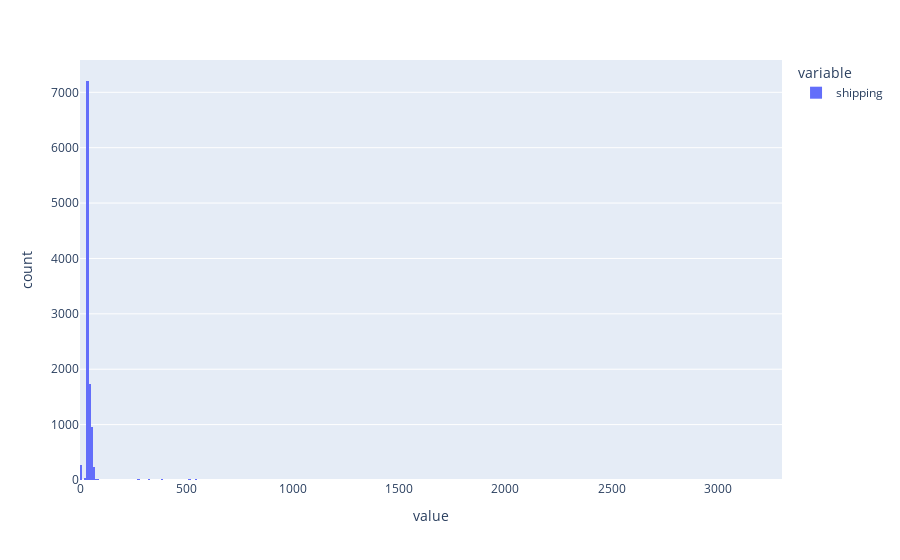
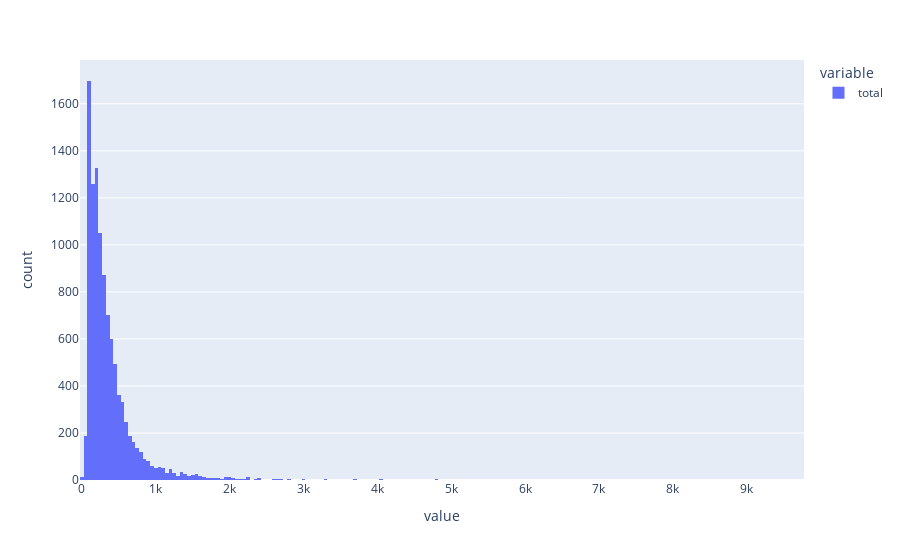
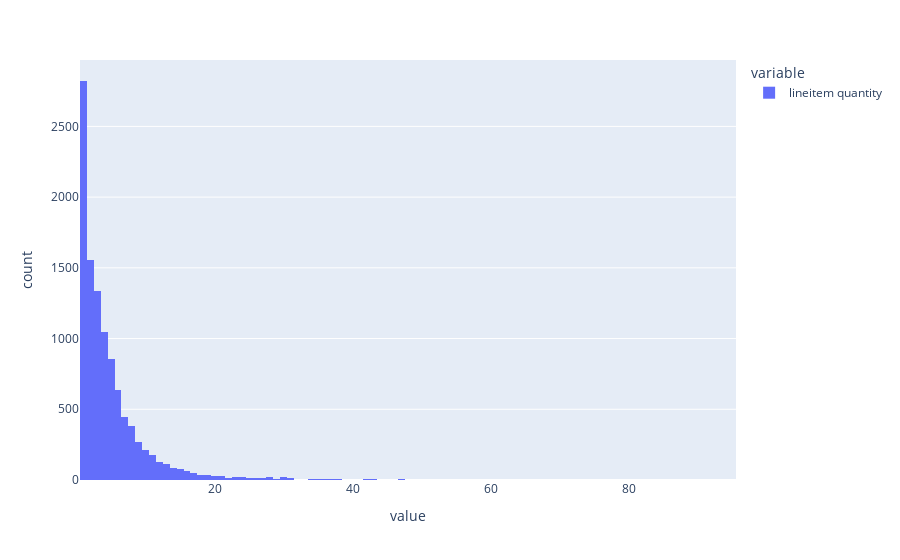

Notebook code for these charts, in order:
### Code cell
for i in num_df.columns[1:] :
    fig = px.histogram(num_df[i])
    fig.show()

### Figure 1 — Plotly figure (JSON) as saved in the notebook; plotly's stock layout.template omitted (floating-point values rounded to 4 significant figures; data arrays with more than 128 entries replaced by an {"elided": "..."} marker saying what was removed)
{"data": [{"alignmentgroup": "True", "bingroup": "x", "hovertemplate": "variable=shipping<br>value=%{x}<br>count=%{y}<extra></extra>", "legendgroup": "shipping", "marker": {"color": "#636efa", "pattern": {"shape": ""}}, "name": "shipping", "offsetgroup": "shipping", "orientation": "v", "showlegend": true, "type": "histogram", "x": {"elided": "10618 float values"}, "xaxis": "x", "yaxis": "y"}], "layout": {"barmode": "relative", "legend": {"title": {"text": "variable"}, "tracegroupgap": 0}, "margin": {"t": 60}, "xaxis": {"anchor": "y", "domain": [0, 1], "title": {"text": "value"}}, "yaxis": {"anchor": "x", "domain": [0, 1], "title": {"text": "count"}}}}

### Figure 2 — Plotly figure (JSON) as saved in the notebook; plotly's stock layout.template omitted (floating-point values rounded to 4 significant figures; data arrays with more than 128 entries replaced by an {"elided": "..."} marker saying what was removed)
{"data": [{"alignmentgroup": "True", "bingroup": "x", "hovertemplate": "variable=total<br>value=%{x}<br>count=%{y}<extra></extra>", "legendgroup": "total", "marker": {"color": "#636efa", "pattern": {"shape": ""}}, "name": "total", "offsetgroup": "total", "orientation": "v", "showlegend": true, "type": "histogram", "x": {"elided": "10618 float values"}, "xaxis": "x", "yaxis": "y"}], "layout": {"barmode": "relative", "legend": {"title": {"text": "variable"}, "tracegroupgap": 0}, "margin": {"t": 60}, "xaxis": {"anchor": "y", "domain": [0, 1], "title": {"text": "value"}}, "yaxis": {"anchor": "x", "domain": [0, 1], "title": {"text": "count"}}}}

### Figure 3 — Plotly figure (JSON) as saved in the notebook; plotly's stock layout.template omitted (floating-point values rounded to 4 significant figures; data arrays with more than 128 entries replaced by an {"elided": "..."} marker saying what was removed)
{"data": [{"alignmentgroup": "True", "bingroup": "x", "hovertemplate": "variable=lineitem quantity<br>value=%{x}<br>count=%{y}<extra></extra>", "legendgroup": "lineitem quantity", "marker": {"color": "#636efa", "pattern": {"shape": ""}}, "name": "lineitem quantity", "offsetgroup": "lineitem quantity", "orientation": "v", "showlegend": true, "type": "histogram", "x": {"elided": "10618 int values"}, "xaxis": "x", "yaxis": "y"}], "layout": {"barmode": "relative", "legend": {"title": {"text": "variable"}, "tracegroupgap": 0}, "margin": {"t": 60}, "xaxis": {"anchor": "y", "domain": [0, 1], "title": {"text": "value"}}, "yaxis": {"anchor": "x", "domain": [0, 1], "title": {"text": "count"}}}}
